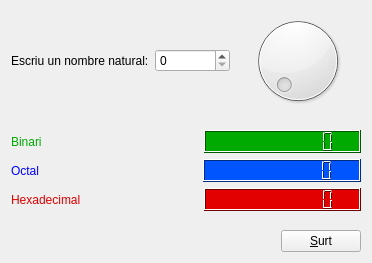
<?xml version="1.0" encoding="UTF-8"?>
<ui version="4.0">
 <class>MyForm</class>
 <widget class="QWidget" name="MyForm">
  <property name="geometry">
   <rect>
    <x>0</x>
    <y>0</y>
    <width>372</width>
    <height>263</height>
   </rect>
  </property>
  <property name="windowTitle">
   <string>Form</string>
  </property>
  <layout class="QVBoxLayout" name="verticalLayout">
   <item>
    <layout class="QHBoxLayout" name="horizontalLayout_4">
     <item>
      <widget class="QLabel" name="label_Escriu">
       <property name="text">
        <string>Escriu un nombre natural:</string>
       </property>
      </widget>
     </item>
     <item>
      <widget class="QSpinBox" name="spinBox">
       <property name="minimumSize">
        <size>
         <width>75</width>
         <height>0</height>
        </size>
       </property>
       <property name="maximum">
        <number>999</number>
       </property>
      </widget>
     </item>
     <item>
      <spacer name="horizontalSpacer_2">
       <property name="orientation">
        <enum>Qt::Horizontal</enum>
       </property>
       <property name="sizeHint" stdset="0">
        <size>
         <width>40</width>
         <height>20</height>
        </size>
       </property>
      </spacer>
     </item>
     <item>
      <widget class="QDial" name="dial">
       <property name="sizePolicy">
        <sizepolicy hsizetype="Fixed" vsizetype="Fixed">
         <horstretch>0</horstretch>
         <verstretch>0</verstretch>
        </sizepolicy>
       </property>
       <property name="maximum">
        <number>999</number>
       </property>
      </widget>
     </item>
     <item>
      <spacer name="horizontalSpacer_4">
       <property name="orientation">
        <enum>Qt::Horizontal</enum>
       </property>
       <property name="sizeHint" stdset="0">
        <size>
         <width>40</width>
         <height>20</height>
        </size>
       </property>
      </spacer>
     </item>
    </layout>
   </item>
   <item>
    <spacer name="verticalSpacer_2">
     <property name="orientation">
      <enum>Qt::Vertical</enum>
     </property>
     <property name="sizeHint" stdset="0">
      <size>
       <width>20</width>
       <height>32</height>
      </size>
     </property>
    </spacer>
   </item>
   <item>
    <layout class="QHBoxLayout" name="horizontalLayout">
     <item>
      <widget class="QLabel" name="label_bin">
       <property name="palette">
        <palette>
         <active>
          <colorrole role="WindowText">
           <brush brushstyle="SolidPattern">
            <color alpha="255">
             <red>0</red>
             <green>170</green>
             <blue>0</blue>
            </color>
           </brush>
          </colorrole>
         </active>
         <inactive>
          <colorrole role="WindowText">
           <brush brushstyle="SolidPattern">
            <color alpha="255">
             <red>0</red>
             <green>170</green>
             <blue>0</blue>
            </color>
           </brush>
          </colorrole>
         </inactive>
         <disabled>
          <colorrole role="WindowText">
           <brush brushstyle="SolidPattern">
            <color alpha="255">
             <red>165</red>
             <green>167</green>
             <blue>169</blue>
            </color>
           </brush>
          </colorrole>
         </disabled>
        </palette>
       </property>
       <property name="text">
        <string>Binari</string>
       </property>
      </widget>
     </item>
     <item>
      <spacer name="spacer_bin">
       <property name="orientation">
        <enum>Qt::Horizontal</enum>
       </property>
       <property name="sizeHint" stdset="0">
        <size>
         <width>40</width>
         <height>20</height>
        </size>
       </property>
      </spacer>
     </item>
     <item>
      <widget class="QLCDNumber" name="lcd_bin">
       <property name="sizePolicy">
        <sizepolicy hsizetype="Expanding" vsizetype="Minimum">
         <horstretch>0</horstretch>
         <verstretch>0</verstretch>
        </sizepolicy>
       </property>
       <property name="minimumSize">
        <size>
         <width>157</width>
         <height>0</height>
        </size>
       </property>
       <property name="palette">
        <palette>
         <active>
          <colorrole role="WindowText">
           <brush brushstyle="SolidPattern">
            <color alpha="255">
             <red>0</red>
             <green>0</green>
             <blue>0</blue>
            </color>
           </brush>
          </colorrole>
          <colorrole role="Button">
           <brush brushstyle="SolidPattern">
            <color alpha="255">
             <red>0</red>
             <green>170</green>
             <blue>0</blue>
            </color>
           </brush>
          </colorrole>
          <colorrole role="Light">
           <brush brushstyle="SolidPattern">
            <color alpha="255">
             <red>255</red>
             <green>255</green>
             <blue>255</blue>
            </color>
           </brush>
          </colorrole>
          <colorrole role="Midlight">
           <brush brushstyle="SolidPattern">
            <color alpha="255">
             <red>0</red>
             <green>212</green>
             <blue>0</blue>
            </color>
           </brush>
          </colorrole>
          <colorrole role="Dark">
           <brush brushstyle="SolidPattern">
            <color alpha="255">
             <red>0</red>
             <green>85</green>
             <blue>0</blue>
            </color>
           </brush>
          </colorrole>
          <colorrole role="Mid">
           <brush brushstyle="SolidPattern">
            <color alpha="255">
             <red>0</red>
             <green>113</green>
             <blue>0</blue>
            </color>
           </brush>
          </colorrole>
          <colorrole role="Text">
           <brush brushstyle="SolidPattern">
            <color alpha="255">
             <red>0</red>
             <green>0</green>
             <blue>0</blue>
            </color>
           </brush>
          </colorrole>
          <colorrole role="BrightText">
           <brush brushstyle="SolidPattern">
            <color alpha="255">
             <red>255</red>
             <green>255</green>
             <blue>255</blue>
            </color>
           </brush>
          </colorrole>
          <colorrole role="ButtonText">
           <brush brushstyle="SolidPattern">
            <color alpha="255">
             <red>0</red>
             <green>0</green>
             <blue>0</blue>
            </color>
           </brush>
          </colorrole>
          <colorrole role="Base">
           <brush brushstyle="SolidPattern">
            <color alpha="255">
             <red>255</red>
             <green>255</green>
             <blue>255</blue>
            </color>
           </brush>
          </colorrole>
          <colorrole role="Window">
           <brush brushstyle="SolidPattern">
            <color alpha="255">
             <red>0</red>
             <green>170</green>
             <blue>0</blue>
            </color>
           </brush>
          </colorrole>
          <colorrole role="Shadow">
           <brush brushstyle="SolidPattern">
            <color alpha="255">
             <red>0</red>
             <green>0</green>
             <blue>0</blue>
            </color>
           </brush>
          </colorrole>
          <colorrole role="AlternateBase">
           <brush brushstyle="SolidPattern">
            <color alpha="255">
             <red>127</red>
             <green>212</green>
             <blue>127</blue>
            </color>
           </brush>
          </colorrole>
          <colorrole role="ToolTipBase">
           <brush brushstyle="SolidPattern">
            <color alpha="255">
             <red>255</red>
             <green>255</green>
             <blue>220</blue>
            </color>
           </brush>
          </colorrole>
          <colorrole role="ToolTipText">
           <brush brushstyle="SolidPattern">
            <color alpha="255">
             <red>0</red>
             <green>0</green>
             <blue>0</blue>
            </color>
           </brush>
          </colorrole>
         </active>
         <inactive>
          <colorrole role="WindowText">
           <brush brushstyle="SolidPattern">
            <color alpha="255">
             <red>0</red>
             <green>0</green>
             <blue>0</blue>
            </color>
           </brush>
          </colorrole>
          <colorrole role="Button">
           <brush brushstyle="SolidPattern">
            <color alpha="255">
             <red>0</red>
             <green>170</green>
             <blue>0</blue>
            </color>
           </brush>
          </colorrole>
          <colorrole role="Light">
           <brush brushstyle="SolidPattern">
            <color alpha="255">
             <red>255</red>
             <green>255</green>
             <blue>255</blue>
            </color>
           </brush>
          </colorrole>
          <colorrole role="Midlight">
           <brush brushstyle="SolidPattern">
            <color alpha="255">
             <red>0</red>
             <green>212</green>
             <blue>0</blue>
            </color>
           </brush>
          </colorrole>
          <colorrole role="Dark">
           <brush brushstyle="SolidPattern">
            <color alpha="255">
             <red>0</red>
             <green>85</green>
             <blue>0</blue>
            </color>
           </brush>
          </colorrole>
          <colorrole role="Mid">
           <brush brushstyle="SolidPattern">
            <color alpha="255">
             <red>0</red>
             <green>113</green>
             <blue>0</blue>
            </color>
           </brush>
          </colorrole>
          <colorrole role="Text">
           <brush brushstyle="SolidPattern">
            <color alpha="255">
             <red>0</red>
             <green>0</green>
             <blue>0</blue>
            </color>
           </brush>
          </colorrole>
          <colorrole role="BrightText">
           <brush brushstyle="SolidPattern">
            <color alpha="255">
             <red>255</red>
             <green>255</green>
             <blue>255</blue>
            </color>
           </brush>
          </colorrole>
          <colorrole role="ButtonText">
           <brush brushstyle="SolidPattern">
            <color alpha="255">
             <red>0</red>
             <green>0</green>
             <blue>0</blue>
            </color>
           </brush>
          </colorrole>
          <colorrole role="Base">
           <brush brushstyle="SolidPattern">
            <color alpha="255">
             <red>255</red>
             <green>255</green>
             <blue>255</blue>
            </color>
           </brush>
          </colorrole>
          <colorrole role="Window">
           <brush brushstyle="SolidPattern">
            <color alpha="255">
             <red>0</red>
             <green>170</green>
             <blue>0</blue>
            </color>
           </brush>
          </colorrole>
          <colorrole role="Shadow">
           <brush brushstyle="SolidPattern">
            <color alpha="255">
             <red>0</red>
             <green>0</green>
             <blue>0</blue>
            </color>
           </brush>
          </colorrole>
          <colorrole role="AlternateBase">
           <brush brushstyle="SolidPattern">
            <color alpha="255">
             <red>127</red>
             <green>212</green>
             <blue>127</blue>
            </color>
           </brush>
          </colorrole>
          <colorrole role="ToolTipBase">
           <brush brushstyle="SolidPattern">
            <color alpha="255">
             <red>255</red>
             <green>255</green>
             <blue>220</blue>
            </color>
           </brush>
          </colorrole>
          <colorrole role="ToolTipText">
           <brush brushstyle="SolidPattern">
            <color alpha="255">
             <red>0</red>
             <green>0</green>
             <blue>0</blue>
            </color>
           </brush>
          </colorrole>
         </inactive>
         <disabled>
          <colorrole role="WindowText">
           <brush brushstyle="SolidPattern">
            <color alpha="255">
             <red>0</red>
             <green>85</green>
             <blue>0</blue>
            </color>
           </brush>
          </colorrole>
          <colorrole role="Button">
           <brush brushstyle="SolidPattern">
            <color alpha="255">
             <red>0</red>
             <green>170</green>
             <blue>0</blue>
            </color>
           </brush>
          </colorrole>
          <colorrole role="Light">
           <brush brushstyle="SolidPattern">
            <color alpha="255">
             <red>255</red>
             <green>255</green>
             <blue>255</blue>
            </color>
           </brush>
          </colorrole>
          <colorrole role="Midlight">
           <brush brushstyle="SolidPattern">
            <color alpha="255">
             <red>0</red>
             <green>212</green>
             <blue>0</blue>
            </color>
           </brush>
          </colorrole>
          <colorrole role="Dark">
           <brush brushstyle="SolidPattern">
            <color alpha="255">
             <red>0</red>
             <green>85</green>
             <blue>0</blue>
            </color>
           </brush>
          </colorrole>
          <colorrole role="Mid">
           <brush brushstyle="SolidPattern">
            <color alpha="255">
             <red>0</red>
             <green>113</green>
             <blue>0</blue>
            </color>
           </brush>
          </colorrole>
          <colorrole role="Text">
           <brush brushstyle="SolidPattern">
            <color alpha="255">
             <red>0</red>
             <green>85</green>
             <blue>0</blue>
            </color>
           </brush>
          </colorrole>
          <colorrole role="BrightText">
           <brush brushstyle="SolidPattern">
            <color alpha="255">
             <red>255</red>
             <green>255</green>
             <blue>255</blue>
            </color>
           </brush>
          </colorrole>
          <colorrole role="ButtonText">
           <brush brushstyle="SolidPattern">
            <color alpha="255">
             <red>0</red>
             <green>85</green>
             <blue>0</blue>
            </color>
           </brush>
          </colorrole>
          <colorrole role="Base">
           <brush brushstyle="SolidPattern">
            <color alpha="255">
             <red>0</red>
             <green>170</green>
             <blue>0</blue>
            </color>
           </brush>
          </colorrole>
          <colorrole role="Window">
           <brush brushstyle="SolidPattern">
            <color alpha="255">
             <red>0</red>
             <green>170</green>
             <blue>0</blue>
            </color>
           </brush>
          </colorrole>
          <colorrole role="Shadow">
           <brush brushstyle="SolidPattern">
            <color alpha="255">
             <red>0</red>
             <green>0</green>
             <blue>0</blue>
            </color>
           </brush>
          </colorrole>
          <colorrole role="AlternateBase">
           <brush brushstyle="SolidPattern">
            <color alpha="255">
             <red>0</red>
             <green>170</green>
             <blue>0</blue>
            </color>
           </brush>
          </colorrole>
          <colorrole role="ToolTipBase">
           <brush brushstyle="SolidPattern">
            <color alpha="255">
             <red>255</red>
             <green>255</green>
             <blue>220</blue>
            </color>
           </brush>
          </colorrole>
          <colorrole role="ToolTipText">
           <brush brushstyle="SolidPattern">
            <color alpha="255">
             <red>0</red>
             <green>0</green>
             <blue>0</blue>
            </color>
           </brush>
          </colorrole>
         </disabled>
        </palette>
       </property>
       <property name="focusPolicy">
        <enum>Qt::NoFocus</enum>
       </property>
       <property name="layoutDirection">
        <enum>Qt::LeftToRight</enum>
       </property>
       <property name="autoFillBackground">
        <bool>true</bool>
       </property>
       <property name="digitCount">
        <number>10</number>
       </property>
       <property name="mode">
        <enum>QLCDNumber::Bin</enum>
       </property>
      </widget>
     </item>
    </layout>
   </item>
   <item>
    <layout class="QHBoxLayout" name="horizontalLayout_2">
     <item>
      <widget class="QLabel" name="label_oct">
       <property name="palette">
        <palette>
         <active>
          <colorrole role="WindowText">
           <brush brushstyle="SolidPattern">
            <color alpha="255">
             <red>0</red>
             <green>0</green>
             <blue>255</blue>
            </color>
           </brush>
          </colorrole>
         </active>
         <inactive>
          <colorrole role="WindowText">
           <brush brushstyle="SolidPattern">
            <color alpha="255">
             <red>0</red>
             <green>0</green>
             <blue>255</blue>
            </color>
           </brush>
          </colorrole>
         </inactive>
         <disabled>
          <colorrole role="WindowText">
           <brush brushstyle="SolidPattern">
            <color alpha="255">
             <red>165</red>
             <green>167</green>
             <blue>169</blue>
            </color>
           </brush>
          </colorrole>
         </disabled>
        </palette>
       </property>
       <property name="text">
        <string>Octal</string>
       </property>
      </widget>
     </item>
     <item>
      <spacer name="spacer_oct">
       <property name="orientation">
        <enum>Qt::Horizontal</enum>
       </property>
       <property name="sizeHint" stdset="0">
        <size>
         <width>40</width>
         <height>20</height>
        </size>
       </property>
      </spacer>
     </item>
     <item>
      <widget class="QLCDNumber" name="lcd_oct">
       <property name="sizePolicy">
        <sizepolicy hsizetype="Expanding" vsizetype="Minimum">
         <horstretch>0</horstretch>
         <verstretch>0</verstretch>
        </sizepolicy>
       </property>
       <property name="minimumSize">
        <size>
         <width>157</width>
         <height>0</height>
        </size>
       </property>
       <property name="palette">
        <palette>
         <active>
          <colorrole role="WindowText">
           <brush brushstyle="SolidPattern">
            <color alpha="255">
             <red>0</red>
             <green>0</green>
             <blue>0</blue>
            </color>
           </brush>
          </colorrole>
          <colorrole role="Button">
           <brush brushstyle="SolidPattern">
            <color alpha="255">
             <red>0</red>
             <green>85</green>
             <blue>255</blue>
            </color>
           </brush>
          </colorrole>
          <colorrole role="Light">
           <brush brushstyle="SolidPattern">
            <color alpha="255">
             <red>255</red>
             <green>255</green>
             <blue>255</blue>
            </color>
           </brush>
          </colorrole>
          <colorrole role="Midlight">
           <brush brushstyle="SolidPattern">
            <color alpha="255">
             <red>63</red>
             <green>127</green>
             <blue>255</blue>
            </color>
           </brush>
          </colorrole>
          <colorrole role="Dark">
           <brush brushstyle="SolidPattern">
            <color alpha="255">
             <red>0</red>
             <green>42</green>
             <blue>127</blue>
            </color>
           </brush>
          </colorrole>
          <colorrole role="Mid">
           <brush brushstyle="SolidPattern">
            <color alpha="255">
             <red>0</red>
             <green>56</green>
             <blue>170</blue>
            </color>
           </brush>
          </colorrole>
          <colorrole role="Text">
           <brush brushstyle="SolidPattern">
            <color alpha="255">
             <red>0</red>
             <green>0</green>
             <blue>0</blue>
            </color>
           </brush>
          </colorrole>
          <colorrole role="BrightText">
           <brush brushstyle="SolidPattern">
            <color alpha="255">
             <red>255</red>
             <green>255</green>
             <blue>255</blue>
            </color>
           </brush>
          </colorrole>
          <colorrole role="ButtonText">
           <brush brushstyle="SolidPattern">
            <color alpha="255">
             <red>0</red>
             <green>0</green>
             <blue>0</blue>
            </color>
           </brush>
          </colorrole>
          <colorrole role="Base">
           <brush brushstyle="SolidPattern">
            <color alpha="255">
             <red>255</red>
             <green>255</green>
             <blue>255</blue>
            </color>
           </brush>
          </colorrole>
          <colorrole role="Window">
           <brush brushstyle="SolidPattern">
            <color alpha="255">
             <red>0</red>
             <green>85</green>
             <blue>255</blue>
            </color>
           </brush>
          </colorrole>
          <colorrole role="Shadow">
           <brush brushstyle="SolidPattern">
            <color alpha="255">
             <red>0</red>
             <green>0</green>
             <blue>0</blue>
            </color>
           </brush>
          </colorrole>
          <colorrole role="AlternateBase">
           <brush brushstyle="SolidPattern">
            <color alpha="255">
             <red>127</red>
             <green>170</green>
             <blue>255</blue>
            </color>
           </brush>
          </colorrole>
          <colorrole role="ToolTipBase">
           <brush brushstyle="SolidPattern">
            <color alpha="255">
             <red>255</red>
             <green>255</green>
             <blue>220</blue>
            </color>
           </brush>
          </colorrole>
          <colorrole role="ToolTipText">
           <brush brushstyle="SolidPattern">
            <color alpha="255">
             <red>0</red>
             <green>0</green>
             <blue>0</blue>
            </color>
           </brush>
          </colorrole>
         </active>
         <inactive>
          <colorrole role="WindowText">
           <brush brushstyle="SolidPattern">
            <color alpha="255">
             <red>0</red>
             <green>0</green>
             <blue>0</blue>
            </color>
           </brush>
          </colorrole>
          <colorrole role="Button">
           <brush brushstyle="SolidPattern">
            <color alpha="255">
             <red>0</red>
             <green>85</green>
             <blue>255</blue>
            </color>
           </brush>
          </colorrole>
          <colorrole role="Light">
           <brush brushstyle="SolidPattern">
            <color alpha="255">
             <red>255</red>
             <green>255</green>
             <blue>255</blue>
            </color>
           </brush>
          </colorrole>
          <colorrole role="Midlight">
           <brush brushstyle="SolidPattern">
            <color alpha="255">
             <red>63</red>
             <green>127</green>
             <blue>255</blue>
            </color>
           </brush>
          </colorrole>
          <colorrole role="Dark">
           <brush brushstyle="SolidPattern">
            <color alpha="255">
             <red>0</red>
             <green>42</green>
             <blue>127</blue>
            </color>
           </brush>
          </colorrole>
          <colorrole role="Mid">
           <brush brushstyle="SolidPattern">
            <color alpha="255">
             <red>0</red>
             <green>56</green>
             <blue>170</blue>
            </color>
           </brush>
          </colorrole>
          <colorrole role="Text">
           <brush brushstyle="SolidPattern">
            <color alpha="255">
             <red>0</red>
             <green>0</green>
             <blue>0</blue>
            </color>
           </brush>
          </colorrole>
          <colorrole role="BrightText">
           <brush brushstyle="SolidPattern">
            <color alpha="255">
             <red>255</red>
             <green>255</green>
             <blue>255</blue>
            </color>
           </brush>
          </colorrole>
          <colorrole role="ButtonText">
           <brush brushstyle="SolidPattern">
            <color alpha="255">
             <red>0</red>
             <green>0</green>
             <blue>0</blue>
            </color>
           </brush>
          </colorrole>
          <colorrole role="Base">
           <brush brushstyle="SolidPattern">
            <color alpha="255">
             <red>255</red>
             <green>255</green>
             <blue>255</blue>
            </color>
           </brush>
          </colorrole>
          <colorrole role="Window">
           <brush brushstyle="SolidPattern">
            <color alpha="255">
             <red>0</red>
             <green>85</green>
             <blue>255</blue>
            </color>
           </brush>
          </colorrole>
          <colorrole role="Shadow">
           <brush brushstyle="SolidPattern">
            <color alpha="255">
             <red>0</red>
             <green>0</green>
             <blue>0</blue>
            </color>
           </brush>
          </colorrole>
          <colorrole role="AlternateBase">
           <brush brushstyle="SolidPattern">
            <color alpha="255">
             <red>127</red>
             <green>170</green>
             <blue>255</blue>
            </color>
           </brush>
          </colorrole>
          <colorrole role="ToolTipBase">
           <brush brushstyle="SolidPattern">
            <color alpha="255">
             <red>255</red>
             <green>255</green>
             <blue>220</blue>
            </color>
           </brush>
          </colorrole>
          <colorrole role="ToolTipText">
           <brush brushstyle="SolidPattern">
            <color alpha="255">
             <red>0</red>
             <green>0</green>
             <blue>0</blue>
            </color>
           </brush>
          </colorrole>
         </inactive>
         <disabled>
          <colorrole role="WindowText">
           <brush brushstyle="SolidPattern">
            <color alpha="255">
             <red>0</red>
             <green>42</green>
             <blue>127</blue>
            </color>
           </brush>
          </colorrole>
          <colorrole role="Button">
           <brush brushstyle="SolidPattern">
            <color alpha="255">
             <red>0</red>
             <green>85</green>
             <blue>255</blue>
            </color>
           </brush>
          </colorrole>
          <colorrole role="Light">
           <brush brushstyle="SolidPattern">
            <color alpha="255">
             <red>255</red>
             <green>255</green>
             <blue>255</blue>
            </color>
           </brush>
          </colorrole>
          <colorrole role="Midlight">
           <brush brushstyle="SolidPattern">
            <color alpha="255">
             <red>63</red>
             <green>127</green>
             <blue>255</blue>
            </color>
           </brush>
          </colorrole>
          <colorrole role="Dark">
           <brush brushstyle="SolidPattern">
            <color alpha="255">
             <red>0</red>
             <green>42</green>
             <blue>127</blue>
            </color>
           </brush>
          </colorrole>
          <colorrole role="Mid">
           <brush brushstyle="SolidPattern">
            <color alpha="255">
             <red>0</red>
             <green>56</green>
             <blue>170</blue>
            </color>
           </brush>
          </colorrole>
          <colorrole role="Text">
           <brush brushstyle="SolidPattern">
            <color alpha="255">
             <red>0</red>
             <green>42</green>
             <blue>127</blue>
            </color>
           </brush>
          </colorrole>
          <colorrole role="BrightText">
           <brush brushstyle="SolidPattern">
            <color alpha="255">
             <red>255</red>
             <green>255</green>
             <blue>255</blue>
            </color>
           </brush>
          </colorrole>
          <colorrole role="ButtonText">
           <brush brushstyle="SolidPattern">
            <color alpha="255">
             <red>0</red>
             <green>42</green>
             <blue>127</blue>
            </color>
           </brush>
          </colorrole>
          <colorrole role="Base">
           <brush brushstyle="SolidPattern">
            <color alpha="255">
             <red>0</red>
             <green>85</green>
             <blue>255</blue>
            </color>
           </brush>
          </colorrole>
          <colorrole role="Window">
           <brush brushstyle="SolidPattern">
            <color alpha="255">
             <red>0</red>
             <green>85</green>
             <blue>255</blue>
            </color>
           </brush>
          </colorrole>
          <colorrole role="Shadow">
           <brush brushstyle="SolidPattern">
            <color alpha="255">
             <red>0</red>
             <green>0</green>
             <blue>0</blue>
            </color>
           </brush>
          </colorrole>
          <colorrole role="AlternateBase">
           <brush brushstyle="SolidPattern">
            <color alpha="255">
             <red>0</red>
             <green>85</green>
             <blue>255</blue>
            </color>
           </brush>
          </colorrole>
          <colorrole role="ToolTipBase">
           <brush brushstyle="SolidPattern">
            <color alpha="255">
             <red>255</red>
             <green>255</green>
             <blue>220</blue>
            </color>
           </brush>
          </colorrole>
          <colorrole role="ToolTipText">
           <brush brushstyle="SolidPattern">
            <color alpha="255">
             <red>0</red>
             <green>0</green>
             <blue>0</blue>
            </color>
           </brush>
          </colorrole>
         </disabled>
        </palette>
       </property>
       <property name="autoFillBackground">
        <bool>true</bool>
       </property>
       <property name="digitCount">
        <number>10</number>
       </property>
       <property name="mode">
        <enum>QLCDNumber::Oct</enum>
       </property>
      </widget>
     </item>
    </layout>
   </item>
   <item>
    <layout class="QHBoxLayout" name="horizontalLayout_3">
     <item>
      <widget class="QLabel" name="label_hex">
       <property name="palette">
        <palette>
         <active>
          <colorrole role="WindowText">
           <brush brushstyle="SolidPattern">
            <color alpha="255">
             <red>226</red>
             <green>0</green>
             <blue>0</blue>
            </color>
           </brush>
          </colorrole>
         </active>
         <inactive>
          <colorrole role="WindowText">
           <brush brushstyle="SolidPattern">
            <color alpha="255">
             <red>226</red>
             <green>0</green>
             <blue>0</blue>
            </color>
           </brush>
          </colorrole>
         </inactive>
         <disabled>
          <colorrole role="WindowText">
           <brush brushstyle="SolidPattern">
            <color alpha="255">
             <red>165</red>
             <green>167</green>
             <blue>169</blue>
            </color>
           </brush>
          </colorrole>
         </disabled>
        </palette>
       </property>
       <property name="text">
        <string>Hexadecimal</string>
       </property>
      </widget>
     </item>
     <item>
      <spacer name="spacer_hex">
       <property name="orientation">
        <enum>Qt::Horizontal</enum>
       </property>
       <property name="sizeHint" stdset="0">
        <size>
         <width>40</width>
         <height>20</height>
        </size>
       </property>
      </spacer>
     </item>
     <item>
      <widget class="QLCDNumber" name="lcd_hex">
       <property name="sizePolicy">
        <sizepolicy hsizetype="Expanding" vsizetype="Minimum">
         <horstretch>0</horstretch>
         <verstretch>0</verstretch>
        </sizepolicy>
       </property>
       <property name="minimumSize">
        <size>
         <width>157</width>
         <height>0</height>
        </size>
       </property>
       <property name="palette">
        <palette>
         <active>
          <colorrole role="WindowText">
           <brush brushstyle="SolidPattern">
            <color alpha="255">
             <red>0</red>
             <green>0</green>
             <blue>0</blue>
            </color>
           </brush>
          </colorrole>
          <colorrole role="Button">
           <brush brushstyle="SolidPattern">
            <color alpha="255">
             <red>226</red>
             <green>0</green>
             <blue>0</blue>
            </color>
           </brush>
          </colorrole>
          <colorrole role="Light">
           <brush brushstyle="SolidPattern">
            <color alpha="255">
             <red>255</red>
             <green>255</green>
             <blue>255</blue>
            </color>
           </brush>
          </colorrole>
          <colorrole role="Midlight">
           <brush brushstyle="SolidPattern">
            <color alpha="255">
             <red>240</red>
             <green>42</green>
             <blue>42</blue>
            </color>
           </brush>
          </colorrole>
          <colorrole role="Dark">
           <brush brushstyle="SolidPattern">
            <color alpha="255">
             <red>113</red>
             <green>0</green>
             <blue>0</blue>
            </color>
           </brush>
          </colorrole>
          <colorrole role="Mid">
           <brush brushstyle="SolidPattern">
            <color alpha="255">
             <red>151</red>
             <green>0</green>
             <blue>0</blue>
            </color>
           </brush>
          </colorrole>
          <colorrole role="Text">
           <brush brushstyle="SolidPattern">
            <color alpha="255">
             <red>0</red>
             <green>0</green>
             <blue>0</blue>
            </color>
           </brush>
          </colorrole>
          <colorrole role="BrightText">
           <brush brushstyle="SolidPattern">
            <color alpha="255">
             <red>255</red>
             <green>255</green>
             <blue>255</blue>
            </color>
           </brush>
          </colorrole>
          <colorrole role="ButtonText">
           <brush brushstyle="SolidPattern">
            <color alpha="255">
             <red>0</red>
             <green>0</green>
             <blue>0</blue>
            </color>
           </brush>
          </colorrole>
          <colorrole role="Base">
           <brush brushstyle="SolidPattern">
            <color alpha="255">
             <red>255</red>
             <green>255</green>
             <blue>255</blue>
            </color>
           </brush>
          </colorrole>
          <colorrole role="Window">
           <brush brushstyle="SolidPattern">
            <color alpha="255">
             <red>226</red>
             <green>0</green>
             <blue>0</blue>
            </color>
           </brush>
          </colorrole>
          <colorrole role="Shadow">
           <brush brushstyle="SolidPattern">
            <color alpha="255">
             <red>0</red>
             <green>0</green>
             <blue>0</blue>
            </color>
           </brush>
          </colorrole>
          <colorrole role="AlternateBase">
           <brush brushstyle="SolidPattern">
            <color alpha="255">
             <red>240</red>
             <green>127</green>
             <blue>127</blue>
            </color>
           </brush>
          </colorrole>
          <colorrole role="ToolTipBase">
           <brush brushstyle="SolidPattern">
            <color alpha="255">
             <red>255</red>
             <green>255</green>
             <blue>220</blue>
            </color>
           </brush>
          </colorrole>
          <colorrole role="ToolTipText">
           <brush brushstyle="SolidPattern">
            <color alpha="255">
             <red>0</red>
             <green>0</green>
             <blue>0</blue>
            </color>
           </brush>
          </colorrole>
         </active>
         <inactive>
          <colorrole role="WindowText">
           <brush brushstyle="SolidPattern">
            <color alpha="255">
             <red>0</red>
             <green>0</green>
             <blue>0</blue>
            </color>
           </brush>
          </colorrole>
          <colorrole role="Button">
           <brush brushstyle="SolidPattern">
            <color alpha="255">
             <red>226</red>
             <green>0</green>
             <blue>0</blue>
            </color>
           </brush>
          </colorrole>
          <colorrole role="Light">
           <brush brushstyle="SolidPattern">
            <color alpha="255">
             <red>255</red>
             <green>255</green>
             <blue>255</blue>
            </color>
           </brush>
          </colorrole>
          <colorrole role="Midlight">
           <brush brushstyle="SolidPattern">
            <color alpha="255">
             <red>240</red>
             <green>42</green>
             <blue>42</blue>
            </color>
           </brush>
          </colorrole>
          <colorrole role="Dark">
           <brush brushstyle="SolidPattern">
            <color alpha="255">
             <red>113</red>
             <green>0</green>
             <blue>0</blue>
            </color>
           </brush>
          </colorrole>
          <colorrole role="Mid">
           <brush brushstyle="SolidPattern">
            <color alpha="255">
             <red>151</red>
             <green>0</green>
             <blue>0</blue>
            </color>
           </brush>
          </colorrole>
          <colorrole role="Text">
           <brush brushstyle="SolidPattern">
            <color alpha="255">
             <red>0</red>
             <green>0</green>
             <blue>0</blue>
            </color>
           </brush>
          </colorrole>
          <colorrole role="BrightText">
           <brush brushstyle="SolidPattern">
            <color alpha="255">
             <red>255</red>
             <green>255</green>
             <blue>255</blue>
            </color>
           </brush>
          </colorrole>
          <colorrole role="ButtonText">
           <brush brushstyle="SolidPattern">
            <color alpha="255">
             <red>0</red>
             <green>0</green>
             <blue>0</blue>
            </color>
           </brush>
          </colorrole>
          <colorrole role="Base">
           <brush brushstyle="SolidPattern">
            <color alpha="255">
             <red>255</red>
             <green>255</green>
             <blue>255</blue>
            </color>
           </brush>
          </colorrole>
          <colorrole role="Window">
           <brush brushstyle="SolidPattern">
            <color alpha="255">
             <red>226</red>
             <green>0</green>
             <blue>0</blue>
            </color>
           </brush>
          </colorrole>
          <colorrole role="Shadow">
           <brush brushstyle="SolidPattern">
            <color alpha="255">
             <red>0</red>
             <green>0</green>
             <blue>0</blue>
            </color>
           </brush>
          </colorrole>
          <colorrole role="AlternateBase">
           <brush brushstyle="SolidPattern">
            <color alpha="255">
             <red>240</red>
             <green>127</green>
             <blue>127</blue>
            </color>
           </brush>
          </colorrole>
          <colorrole role="ToolTipBase">
           <brush brushstyle="SolidPattern">
            <color alpha="255">
             <red>255</red>
             <green>255</green>
             <blue>220</blue>
            </color>
           </brush>
          </colorrole>
          <colorrole role="ToolTipText">
           <brush brushstyle="SolidPattern">
            <color alpha="255">
             <red>0</red>
             <green>0</green>
             <blue>0</blue>
            </color>
           </brush>
          </colorrole>
         </inactive>
         <disabled>
          <colorrole role="WindowText">
           <brush brushstyle="SolidPattern">
            <color alpha="255">
             <red>113</red>
             <green>0</green>
             <blue>0</blue>
            </color>
           </brush>
          </colorrole>
          <colorrole role="Button">
           <brush brushstyle="SolidPattern">
            <color alpha="255">
             <red>226</red>
             <green>0</green>
             <blue>0</blue>
            </color>
           </brush>
          </colorrole>
          <colorrole role="Light">
           <brush brushstyle="SolidPattern">
            <color alpha="255">
             <red>255</red>
             <green>255</green>
             <blue>255</blue>
            </color>
           </brush>
          </colorrole>
          <colorrole role="Midlight">
           <brush brushstyle="SolidPattern">
            <color alpha="255">
             <red>240</red>
             <green>42</green>
             <blue>42</blue>
            </color>
           </brush>
          </colorrole>
          <colorrole role="Dark">
           <brush brushstyle="SolidPattern">
            <color alpha="255">
             <red>113</red>
             <green>0</green>
             <blue>0</blue>
            </color>
           </brush>
          </colorrole>
          <colorrole role="Mid">
           <brush brushstyle="SolidPattern">
            <color alpha="255">
             <red>151</red>
             <green>0</green>
             <blue>0</blue>
            </color>
           </brush>
          </colorrole>
          <colorrole role="Text">
           <brush brushstyle="SolidPattern">
            <color alpha="255">
             <red>113</red>
             <green>0</green>
             <blue>0</blue>
            </color>
           </brush>
          </colorrole>
          <colorrole role="BrightText">
           <brush brushstyle="SolidPattern">
            <color alpha="255">
             <red>255</red>
             <green>255</green>
             <blue>255</blue>
            </color>
           </brush>
          </colorrole>
          <colorrole role="ButtonText">
           <brush brushstyle="SolidPattern">
            <color alpha="255">
             <red>113</red>
             <green>0</green>
             <blue>0</blue>
            </color>
           </brush>
          </colorrole>
          <colorrole role="Base">
           <brush brushstyle="SolidPattern">
            <color alpha="255">
             <red>226</red>
             <green>0</green>
             <blue>0</blue>
            </color>
           </brush>
          </colorrole>
          <colorrole role="Window">
           <brush brushstyle="SolidPattern">
            <color alpha="255">
             <red>226</red>
             <green>0</green>
             <blue>0</blue>
            </color>
           </brush>
          </colorrole>
          <colorrole role="Shadow">
           <brush brushstyle="SolidPattern">
            <color alpha="255">
             <red>0</red>
             <green>0</green>
             <blue>0</blue>
            </color>
           </brush>
          </colorrole>
          <colorrole role="AlternateBase">
           <brush brushstyle="SolidPattern">
            <color alpha="255">
             <red>226</red>
             <green>0</green>
             <blue>0</blue>
            </color>
           </brush>
          </colorrole>
          <colorrole role="ToolTipBase">
           <brush brushstyle="SolidPattern">
            <color alpha="255">
             <red>255</red>
             <green>255</green>
             <blue>220</blue>
            </color>
           </brush>
          </colorrole>
          <colorrole role="ToolTipText">
           <brush brushstyle="SolidPattern">
            <color alpha="255">
             <red>0</red>
             <green>0</green>
             <blue>0</blue>
            </color>
           </brush>
          </colorrole>
         </disabled>
        </palette>
       </property>
       <property name="autoFillBackground">
        <bool>true</bool>
       </property>
       <property name="digitCount">
        <number>10</number>
       </property>
       <property name="mode">
        <enum>QLCDNumber::Hex</enum>
       </property>
      </widget>
     </item>
    </layout>
   </item>
   <item>
    <spacer name="verticalSpacer">
     <property name="orientation">
      <enum>Qt::Vertical</enum>
     </property>
     <property name="sizeHint" stdset="0">
      <size>
       <width>20</width>
       <height>32</height>
      </size>
     </property>
    </spacer>
   </item>
   <item>
    <layout class="QHBoxLayout" name="horizontalLayout_5">
     <item>
      <spacer name="horizontalSpacer">
       <property name="orientation">
        <enum>Qt::Horizontal</enum>
       </property>
       <property name="sizeHint" stdset="0">
        <size>
         <width>40</width>
         <height>20</height>
        </size>
       </property>
      </spacer>
     </item>
     <item>
      <widget class="QPushButton" name="button_surt">
       <property name="text">
        <string>&amp;Surt</string>
       </property>
      </widget>
     </item>
    </layout>
   </item>
  </layout>
 </widget>
 <resources/>
 <connections>
  <connection>
   <sender>button_surt</sender>
   <signal>clicked()</signal>
   <receiver>MyForm</receiver>
   <slot>close()</slot>
   <hints>
    <hint type="sourcelabel">
     <x>333</x>
     <y>239</y>
    </hint>
    <hint type="destinationlabel">
     <x>283</x>
     <y>218</y>
    </hint>
   </hints>
  </connection>
  <connection>
   <sender>spinBox</sender>
   <signal>valueChanged(int)</signal>
   <receiver>dial</receiver>
   <slot>setValue(int)</slot>
   <hints>
    <hint type="sourcelabel">
     <x>214</x>
     <y>47</y>
    </hint>
    <hint type="destinationlabel">
     <x>279</x>
     <y>15</y>
    </hint>
   </hints>
  </connection>
  <connection>
   <sender>dial</sender>
   <signal>valueChanged(int)</signal>
   <receiver>spinBox</receiver>
   <slot>setValue(int)</slot>
   <hints>
    <hint type="sourcelabel">
     <x>291</x>
     <y>64</y>
    </hint>
    <hint type="destinationlabel">
     <x>235</x>
     <y>58</y>
    </hint>
   </hints>
  </connection>
  <connection>
   <sender>spinBox</sender>
   <signal>valueChanged(int)</signal>
   <receiver>lcd_bin</receiver>
   <slot>display(int)</slot>
   <hints>
    <hint type="sourcelabel">
     <x>175</x>
     <y>65</y>
    </hint>
    <hint type="destinationlabel">
     <x>222</x>
     <y>125</y>
    </hint>
   </hints>
  </connection>
  <connection>
   <sender>spinBox</sender>
   <signal>valueChanged(int)</signal>
   <receiver>lcd_oct</receiver>
   <slot>display(int)</slot>
   <hints>
    <hint type="sourcelabel">
     <x>182</x>
     <y>64</y>
    </hint>
    <hint type="destinationlabel">
     <x>239</x>
     <y>168</y>
    </hint>
   </hints>
  </connection>
  <connection>
   <sender>spinBox</sender>
   <signal>valueChanged(int)</signal>
   <receiver>lcd_hex</receiver>
   <slot>display(int)</slot>
   <hints>
    <hint type="sourcelabel">
     <x>197</x>
     <y>64</y>
    </hint>
    <hint type="destinationlabel">
     <x>244</x>
     <y>188</y>
    </hint>
   </hints>
  </connection>
 </connections>
</ui>
